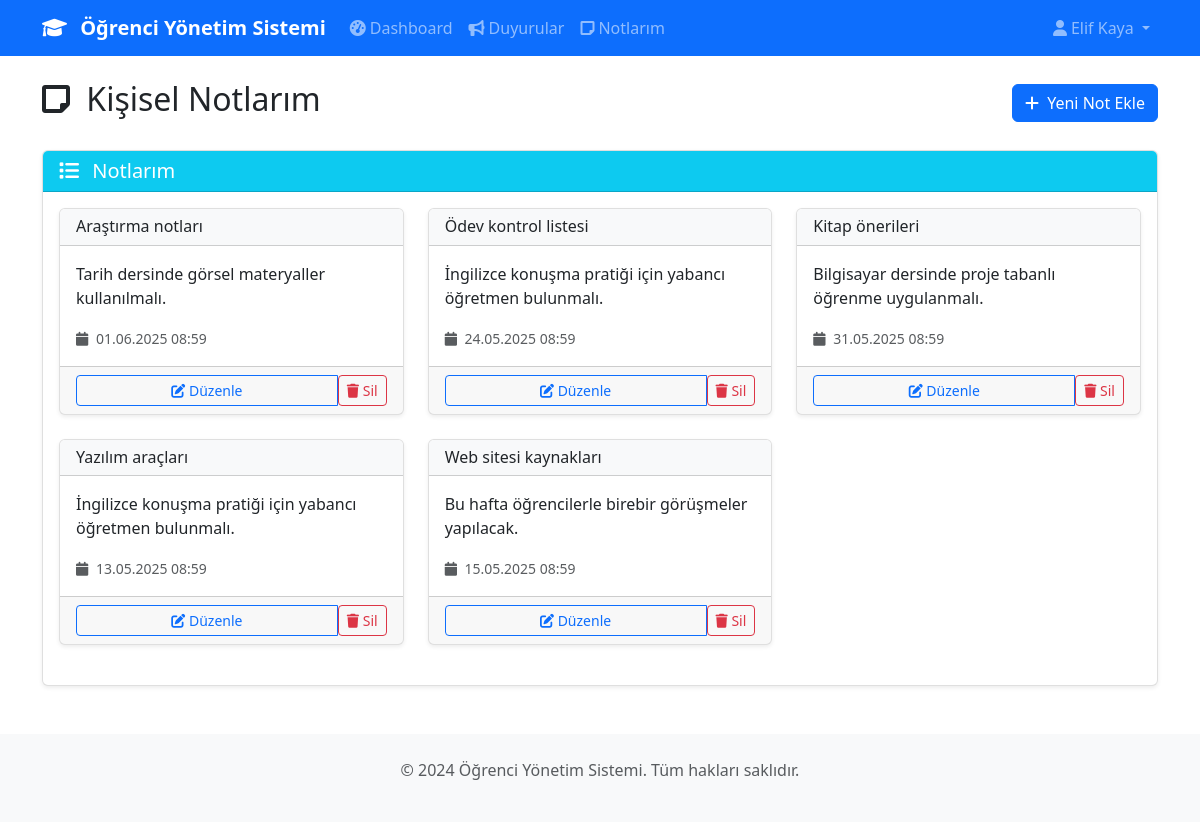
The page /notes (signed in) on the database its author committed.
### models.py (models this page shows, shortened)
class User(UserMixin, db.Model):
    __tablename__ = 'users'
    id = db.Column(db.Integer, primary_key=True)
    name = db.Column(db.String(100), nullable=False)
    email = db.Column(db.String(120), unique=True, nullable=False)
    password_hash = db.Column(db.String(255), nullable=False)
    role = db.Column(db.Enum('student', 'teacher'), nullable=False)
    created_at = db.Column(db.DateTime, default=datetime.utcnow)
    courses_taught = db.relationship('Course', backref='teacher', lazy=True)
    enrollments = db.relationship('Enrollment', backref='student', lazy=True, cascade='all, delete-orphan')
    grades = db.relationship('Grade', backref='student', lazy=True, cascade='all, delete-orphan')
    notes = db.relationship('Note', backref='user', lazy=True, cascade='all, delete-orphan')
    announcements = db.relationship('Announcement', backref='author', lazy=True, cascade='all, delete-orphan')

class Note(db.Model):
    __tablename__ = 'notes'
    id = db.Column(db.Integer, primary_key=True)
    user_id = db.Column(db.Integer, db.ForeignKey('users.id'), nullable=False)
    title = db.Column(db.String(200), nullable=False)
    content = db.Column(db.Text, nullable=False)
    created_at = db.Column(db.DateTime, default=datetime.utcnow)
    updated_at = db.Column(db.DateTime, default=datetime.utcnow, onupdate=datetime.utcnow)

### routes.py (the view)
    @app.route('/notes')
    @login_required
    def manage_notes():
        notes = Note.query.filter_by(user_id=current_user.id).all()
        return render_template('notes.html', notes=notes)

### app.py (called while the page is built)
def create_app():
    app = Flask(__name__)
    app.config.from_object(Config)
    db.init_app(app)
    login_manager = LoginManager()
    login_manager.init_app(app)
    login_manager.login_view = 'login'
    login_manager.login_message = 'Bu sayfaya erişmek için giriş yapmalısınız.'
    login_manager.login_message_category = 'info'
    @login_manager.user_loader
    def load_user(user_id):
        return User.query.get(int(user_id))
    init_routes(app)
    @app.errorhandler(403)
    def forbidden(error):
        return render_template('errors/403.html'), 403
    @app.errorhandler(404)
    def not_found(error):
        return render_template('errors/404.html'), 404
    return app

### templates/notes.html (shortened to what this page needs)
{% extends "base.html" %}
{% block content %}
<div class="row">
    <div class="col-12">
        <div class="d-flex justify-content-between align-items-center mb-4">
            <h2>
                <i class="fas fa-sticky-note me-2"></i>
                Kişisel Notlarım
            </h2>
            <a href="{{ url_for('add_note') }}" class="btn btn-primary">
                <i class="fas fa-plus me-1"></i>
                Yeni Not Ekle
            </a>
        </div>
    </div>
</div>
<div class="row">
    <div class="col-12">
        <div class="card">
            <div class="card-header bg-info text-white">
                <h5 class="mb-0">
                    <i class="fas fa-list me-2"></i>
                    Notlarım
                </h5>
            </div>
            <div class="card-body">
                {% if notes %}
                <div class="row">
                    {% for note in notes %}
                    <div class="col-md-6 col-lg-4 mb-4">
                        <div class="card h-100">
                            <div class="card-header bg-light">
                                <h6 class="mb-0">{{ note.title }}</h6>
                            </div>
                            <div class="card-body">
                                <p class="card-text">
                                    {% if note.content|length > 100 %}
                                        {{ note.content[:100] }}...
                                    {% else %}
                                        {{ note.content }}
                                    {% endif %}
                                </p>
                                <small class="text-muted">
                                    <i class="fas fa-calendar me-1"></i>
                                    {{ note.created_at.strftime('%d.%m.%Y %H:%M') }}
                                </small>
                            </div>
                            <div class="card-footer">
                                <div class="btn-group w-100" role="group">
                                    <a href="{{ url_for('edit_note', note_id=note.id) }}" class="btn btn-sm btn-outline-primary">
                                        <i class="fas fa-edit"></i>
                                        Düzenle
                                    </a>
                                    <form method="POST" action="{{ url_for('delete_note', note_id=note.id) }}" class="d-inline">
                                        <button type="submit" class="btn btn-sm btn-outline-danger" onclick="return confirm('Bu notu silmek istediğinizden emin misiniz?')">
                                            <i class="fas fa-trash"></i>
                                            Sil
                                        </button>
                                    </form>
                                </div>
                            </div>
                        </div>
                    </div>
                    {% endfor %}
                </div>
                {% endif %}
            </div>
        </div>
    </div>
</div>
{% endblock %}

### templates/base.html (shortened to what this page needs)
<!DOCTYPE html>
<html lang="tr">
<head>
    <link href="https://cdn.jsdelivr.net/npm/bootstrap@5.3.0/dist/css/bootstrap.min.css" rel="stylesheet">
    <link href="https://cdnjs.cloudflare.com/ajax/libs/font-awesome/6.0.0/css/all.min.css" rel="stylesheet">
</head>
<body>
    <nav class="navbar navbar-expand-lg navbar-dark bg-primary">
        <div class="container">
            <a class="navbar-brand" href="{{ url_for('index') }}">
                <i class="fas fa-graduation-cap me-2"></i>
                Öğrenci Yönetim Sistemi
            </a>
            {% if current_user.is_authenticated %}
            <div class="collapse navbar-collapse" id="navbarNav">
                <ul class="navbar-nav me-auto">
                    {% if current_user.role == 'teacher' %}
                    <li class="nav-item">
                        <a class="nav-link" href="{{ url_for('teacher_dashboard') }}">
                            <i class="fas fa-tachometer-alt me-1"></i>Dashboard
                        </a>
                    </li>
                    <li class="nav-item">
                        <a class="nav-link" href="{{ url_for('manage_students') }}">
                            <i class="fas fa-users me-1"></i>Öğrenciler
                        </a>
                    </li>
                    <li class="nav-item">
                        <a class="nav-link" href="{{ url_for('manage_courses') }}">
                            <i class="fas fa-book me-1"></i>Kurslar
                        </a>
                    </li>
                    <li class="nav-item">
                        <a class="nav-link" href="{{ url_for('manage_enrollments') }}">
                            <i class="fas fa-user-graduate me-1"></i>Kurs Kayıtları
                        </a>
                    </li>
                    <li class="nav-item">
                        <a class="nav-link" href="{{ url_for('manage_grades') }}">
                            <i class="fas fa-star me-1"></i>Notlar
                        </a>
                    </li>
                    <li class="nav-item">
                        <a class="nav-link" href="{{ url_for('manage_announcements') }}">
                            <i class="fas fa-bullhorn me-1"></i>Duyurular
                        </a>
                    </li>
                    {% else %}
                    <li class="nav-item">
                        <a class="nav-link" href="{{ url_for('student_dashboard') }}">
                            <i class="fas fa-tachometer-alt me-1"></i>Dashboard
                        </a>
                    </li>
                    <li class="nav-item">
                        <a class="nav-link" href="{{ url_for('view_announcements') }}">
                            <i class="fas fa-bullhorn me-1"></i>Duyurular
                        </a>
                    </li>
                    {% endif %}
                    <li class="nav-item">
                        <a class="nav-link" href="{{ url_for('manage_notes') }}">
                            <i class="fas fa-sticky-note me-1"></i>Notlarım
                        </a>
                    </li>
                </ul>
                <ul class="navbar-nav">
                    <li class="nav-item dropdown">
                        <a class="nav-link dropdown-toggle" href="#" id="navbarDropdown" role="button" data-bs-toggle="dropdown">
                            <i class="fas fa-user me-1"></i>{{ current_user.name }}
                        </a>
                    </li>
                </ul>
            </div>
            {% endif %}
        </div>
    </nav>
    <main class="container mt-4">
        {% block content %}{% endblock %}
    </main>
    <footer class="bg-light text-center text-muted py-4 mt-5">
        <div class="container">
            <p>&copy; 2024 Öğrenci Yönetim Sistemi. Tüm hakları saklıdır.</p>
        </div>
    </footer>
</body>
</html>

### templates/base.html (style rules this page uses)
.navbar-brand { font-weight: bold; }
.card { box-shadow: 0 0.125rem 0.25rem rgba(0, 0, 0, 0.075); border: 1px solid rgba(0, 0, 0, 0.125); }
.btn-primary { background-color: #0d6efd; border-color: #0d6efd; }

### rows shown on the page
User: name "Elif Kaya"
Note: title "Araştırma notları", content "Tarih dersinde görsel materyaller kullanılmalı.", created_at "01.06.2025 08:59"
Note: title "Ödev kontrol listesi", content "İngilizce konuşma pratiği için yabancı öğretmen bulunmalı.", created_at "24.05.2025 08:59"
Note: title "Kitap önerileri", content "Bilgisayar dersinde proje tabanlı öğrenme uygulanmalı.", created_at "31.05.2025 08:59"
Note: title "Yazılım araçları", content "İngilizce konuşma pratiği için yabancı öğretmen bulunmalı.", created_at "13.05.2025 08:59"
Note: title "Web sitesi kaynakları", content "Bu hafta öğrencilerle birebir görüşmeler yapılacak.", created_at "15.05.2025 08:59"
